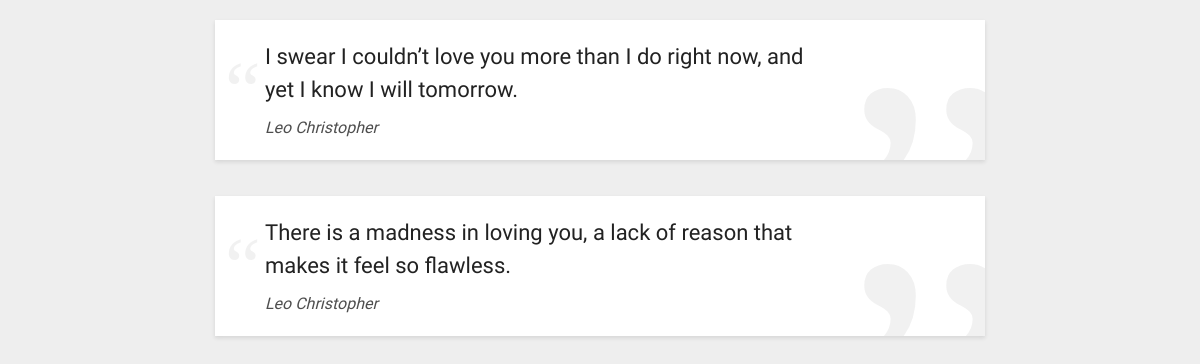
The app's page /, older data.
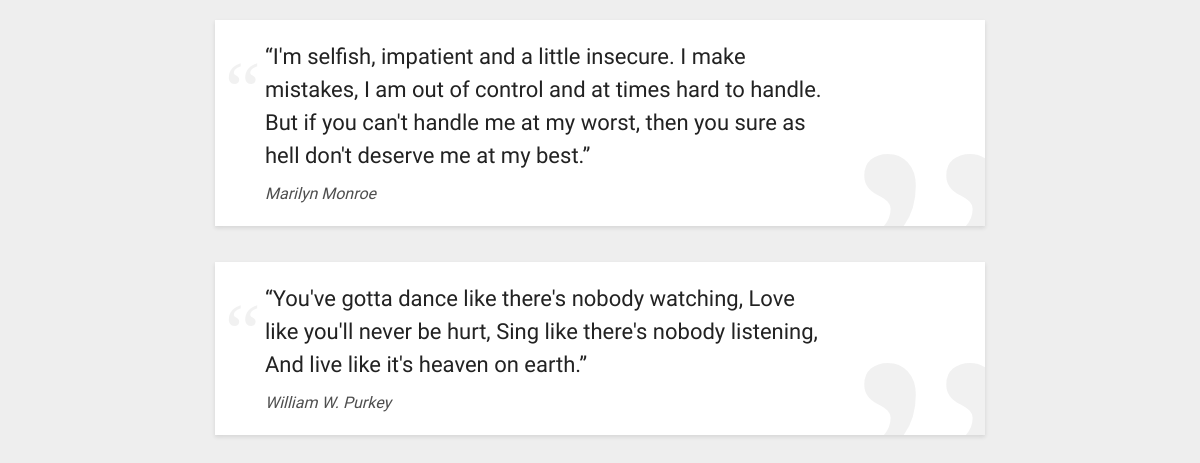
The same page, newer data.
### quates/models.py (models this page shows, shortened)
class Quote(models.Model):
    quote = models.TextField()
    author = models.CharField(max_length=200)
    quit_category = models.ForeignKey(
        'QuoteCategory', on_delete = models.CASCADE
    )

### quates/views.py (the view)
# urls.py: path('',views.HomeView.as_view(),name="home")
class HomeView(ListView):
    template_name="home.html"
    model = Quote
    def get_queryset(self):
        query_set = super().get_queryset()
        return query_set.select_related ('quit_category')

### templates/home.html
{% extends 'base.html' %}
{% block body %}
<div class="container">
  {% for quote in object_list %}
	<div class="row">
	    <div class="container">
            <blockquote class="quote-card">
              <p>
              {{quote.quote}}
              </p>
              <cite>
              {{quote.author}}
              </cite>
            </blockquote>
        </div>
    </div>
  {%endfor%}
</div>
{% endblock %}

### templates/base.html (shortened to what this page needs)
<!DOCTYPE html>
<html lang="en">
<head>
    <link rel="stylesheet" href="https://stackpath.bootstrapcdn.com/bootstrap/4.4.1/css/bootstrap.min.css">
</head>
<body>
    {% block body %}
    {% endblock %}
</body>
</html>

### templates/base.html (style rules this page uses)
body { background: #eee; font-family: 'Source Sans Pro', sans-serif; font-weight: 300; }
.container { max-width: 800px; margin:10px auto; }
.quote-card { background: #fff; color: #222222; padding: 20px; padding-left: 50px; box-sizing: border-box; box-shadow: 0 2px 4px rgba(34, 34, 34, 0.12); position: relative; overflow: hidden; min-height: 120px; }
.quote-card p { font-size: 22px; line-height: 1.5; margin: 0; max-width: 80%; }
.quote-card cite { font-size: 16px; margin-top: 10px; display: block; font-weight: 200; opacity: 0.8; }
.quote-card:before { font-family: Georgia, serif; content: "“"; position: absolute; top: 10px; left: 10px; font-size: 5em; color: rgba(238, 238, 238, 0.8); font-weight: normal; }
.quote-card:after { font-family: Georgia, serif; content: "”"; position: absolute; bottom: -110px; line-height: 100px; right: -32px; font-size: 25em; color: rgba(238, 238, 238, 0.8); font-weight: normal; }

Row changes from the older to the newer data that the page shows:
removed Quote: quote "I swear I couldn’t love you more than I do right now, and yet I know I will tomorrow.", author "Leo Christopher"
removed Quote: quote "There is a madness in loving you, a lack of reason that makes it feel so flawless.", author "Leo Christopher"
added Quote: quote "“I'm selfish, impatient and a little insecure. I make mistakes, I am out of control and at times hard to handle. But if you can't handle me at my worst, then you sure as hell don't deserve me at my best.”", author "Marilyn Monroe"
added Quote: quote "“You've gotta dance like there's nobody watching, Love like you'll never be hurt, Sing like there's nobody listening, And live like it's heaven on earth.”", author "William W. Purkey"
